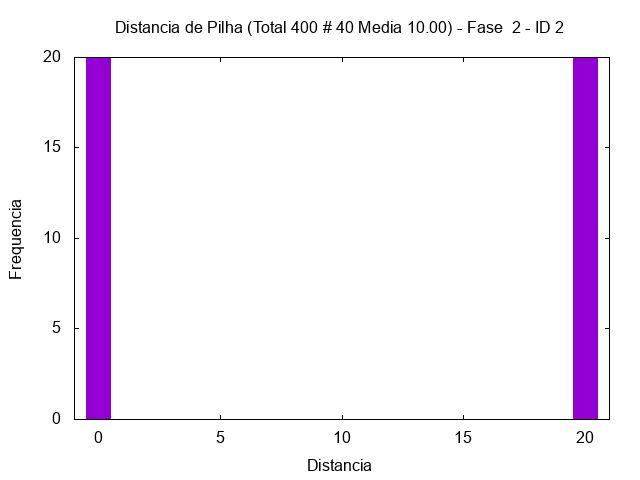

Write the gnuplot code that produced this figure.
set term png
set output "/tmp/out/soma-hist-2-2.png"
set style fill solid 1.0
set title "Distancia de Pilha (Total 400 # 40 Media 10.00) - Fase  2 - ID 2"
set xlabel "Distancia"
set ylabel "Frequencia"
plot [-1:21] "/tmp/out/soma-hist-2-2.gpdat" u 3:4 w boxes t ""
